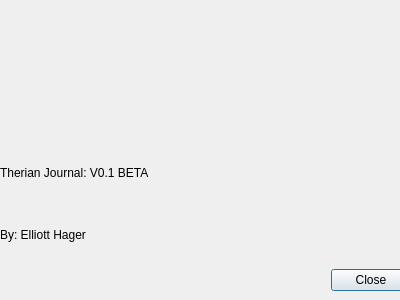
<?xml version="1.0" encoding="UTF-8"?>
<ui version="4.0">
 <class>About</class>
 <widget class="QDialog" name="About">
  <property name="geometry">
   <rect>
    <x>0</x>
    <y>0</y>
    <width>400</width>
    <height>300</height>
   </rect>
  </property>
  <property name="windowTitle">
   <string>Dialog</string>
  </property>
  <widget class="QWidget" name="verticalLayoutWidget">
   <property name="geometry">
    <rect>
     <x>0</x>
     <y>-10</y>
     <width>411</width>
     <height>301</height>
    </rect>
   </property>
   <layout class="QVBoxLayout" name="verticalLayout">
    <item>
     <widget class="QLabel" name="logo">
      <property name="styleSheet">
       <string notr="true">image: url(:/Images/icon.png);</string>
      </property>
      <property name="text">
       <string/>
      </property>
     </widget>
    </item>
    <item>
     <layout class="QVBoxLayout" name="verticalLayout_4">
      <item>
       <layout class="QVBoxLayout" name="verticalLayout_2">
        <item>
         <widget class="QLabel" name="titleAndVersion">
          <property name="text">
           <string>Therian Journal: V0.1 BETA</string>
          </property>
         </widget>
        </item>
        <item>
         <widget class="QLabel" name="authors">
          <property name="text">
           <string>By: Elliott Hager</string>
          </property>
         </widget>
        </item>
        <item>
         <layout class="QHBoxLayout" name="buttonLayout">
          <item>
           <spacer name="horizontalSpacer">
            <property name="orientation">
             <enum>Qt::Horizontal</enum>
            </property>
            <property name="sizeHint" stdset="0">
             <size>
              <width>40</width>
              <height>20</height>
             </size>
            </property>
           </spacer>
          </item>
          <item>
           <widget class="QPushButton" name="aboutCloseButton">
            <property name="text">
             <string>Close</string>
            </property>
           </widget>
          </item>
         </layout>
        </item>
       </layout>
      </item>
     </layout>
    </item>
   </layout>
  </widget>
 </widget>
 <tabstops>
  <tabstop>aboutCloseButton</tabstop>
 </tabstops>
 <resources/>
 <connections/>
</ui>
